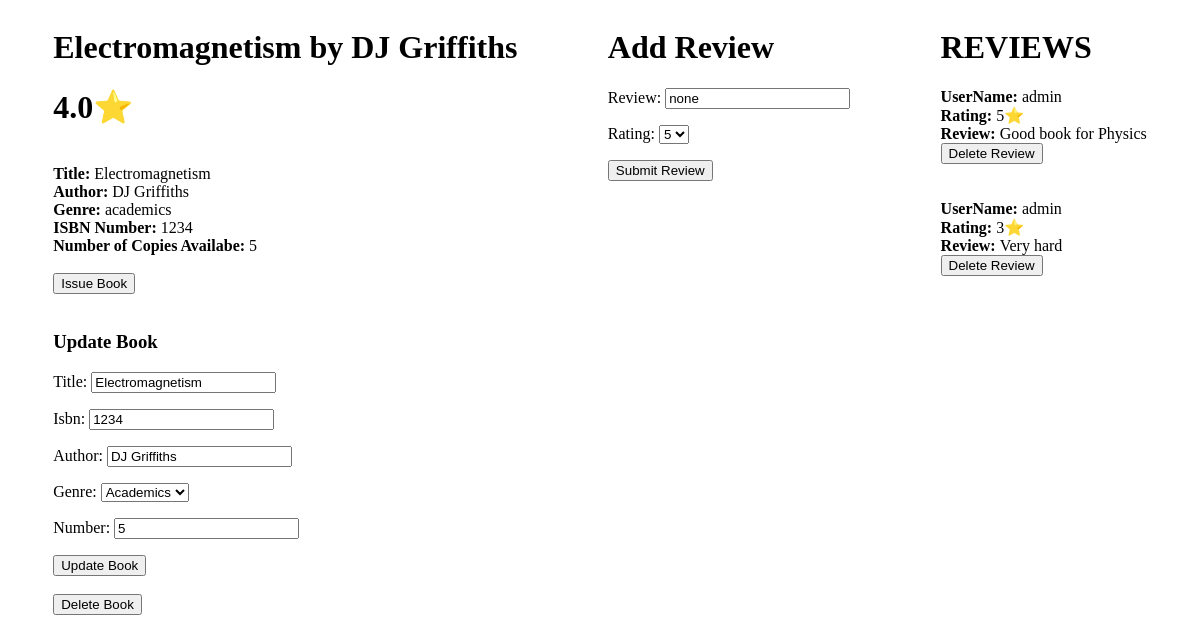
/bookview/1 (signed in), run on an earlier commit of the app's database.
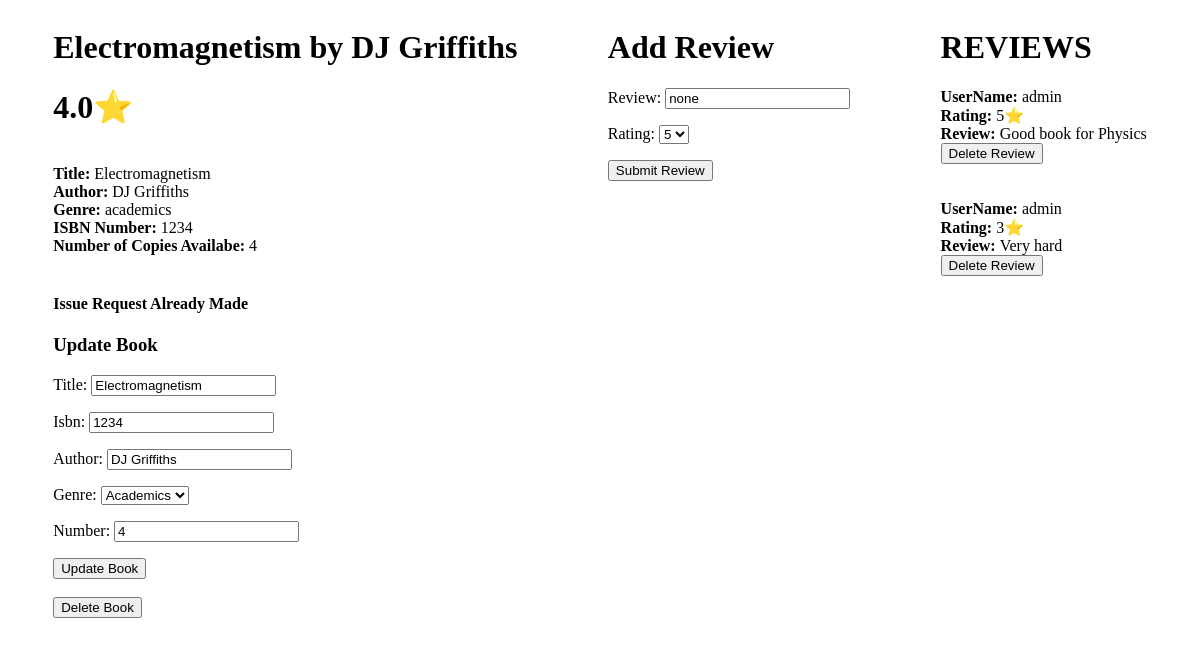
And on a later commit of the database.
### library/models.py (models this page shows, shortened)
class Book(models.Model):
    title=models.CharField(max_length=50)
    genre_choice= [
        ('academics', 'Academics'),
        ('fiction', 'Fiction'),
        ('action ', 'Action '),
        ('biography', 'Biography'),
        ('history', 'History'),
        ('mystery','Mystery'),
        ('fantasy','Fantasy')
        ]
    isbn=models.PositiveIntegerField()
    author=models.CharField(max_length=40)
    genre=models.CharField(max_length=30,choices=genre_choice,default='academics')
    number = models.PositiveIntegerField()

### library/views.py (the view, shortened to what this page needs)
# urls.py: path('bookview/<int:pk>', views.book_detail, name='book_detail'),
@login_required(login_url='userlogin')
def book_detail(request, pk):
    book =  get_object_or_404(Book, id=pk)
    reviews=models.Review.objects.filter(book=book)
    n = len(reviews)
    user = request.user
    final_rate= 0
    irequest = IssueRequestForm()
    form = BookForm(instance = book)
    requ = models.IssueRequest.objects.filter(book=book, user= user)
    for review in reviews:
        final_rate+=int(review.rating)
    if n>0:
        final_rate /= n
    review_form = ReviewForm()
    return render(request, 'book_detail.html', locals())

### library/forms.py
class IssueRequestForm(forms.ModelForm):
    class Meta:
        model = IssueRequest
        exclude = ['user','book', 'permission', 'status','returned','issue_date','return_date']

class BookForm(forms.ModelForm):
    class Meta:
        model = Book
        fields = '__all__'

### Templates/book_detail.html (shortened to what this page needs)
<!DOCTYPE html>
<html lang="en">
<head>
</head>
<body>
<div id="main">
<div id="1">
    <h1>{{book.title}} by {{book.author}} </h1>
    {% if final_rate %}<h1>{{final_rate}}⭐</h1><br>
    {% else %}<h2>UNRATED : Be the first one to rate it</h2>
    {% endif %}
<b>Title: </b>{{book.title}} <br>
<b>Author: </b>{{book.author}} <br>
<b>Genre: </b>{{book.genre}} <br>
<b>ISBN Number: </b> {{book.isbn}}<br>
<b>Number of Copies Availabe: </b>{{book.number}} <br>
<br>
{% if user.is_authenticated %}
{% if requ %}<h4>Issue Request Already Made </h4>
{% else %}
{% if book.number %}
<form action="bookview/{{book.id}}" method="POST">
  <input type="submit" name="ISSUE BOOK" value="Issue Book">
</form><br>
{% else %}<h4>Sorry The Book Is Not Available Rigth Now</h4>
{% endif %}
{% endif %}
{% endif %}
{% if user.is_authenticated %}
{% if user.is_staff %}
<h3> <b> Update Book</b></h3>
<form action="bookview/{{book.id}}" method="POST">
  {{form.as_p}}
  <input type="submit" name="update" value="Update Book">
</form><br>
<form action="delete_book/{{book.id}}" method="POST" name="delete_book">
    <input type="submit" value="Delete Book">
</form>
{% endif %}
</div><div>
<h1> Add Review</h1>
  <form action="{{book.id}}" method="POST">
  {{review_form.as_p}}
  <input type="submit" name="add_review" value="Submit Review"><br>
  </form>
  </div>
  <div id="2">
  <h1> REVIEWS </h1>
  {% if reviews %}
  {% for review in reviews  %}
  <b>UserName:</b> {{review.user}}<br>
  <b>Rating: </b> {{review.rating}}⭐<br>
  <b>Review: </b>{{review.review}}<br>
  {% if user.is_staff %}
  <form action="review/{{review.id}}" method="POST">
    <input type="submit" value="Delete Review">
</form><br>
  {% endif %}
  <br>
  {% endfor %}
  {% else %}
  <h3>Be The First One To Write a Review</h3>
  {% endif %}
{% endif %}
</div>
</div>
</body>
</html>

What changed in the data, as far as the page shows it:
changed Book "Electromagnetism": number "5" → "4"
Also different on the page:
form field value: "Issue Book" → (not shown)
text now shown: "Issue Request Already Made"
